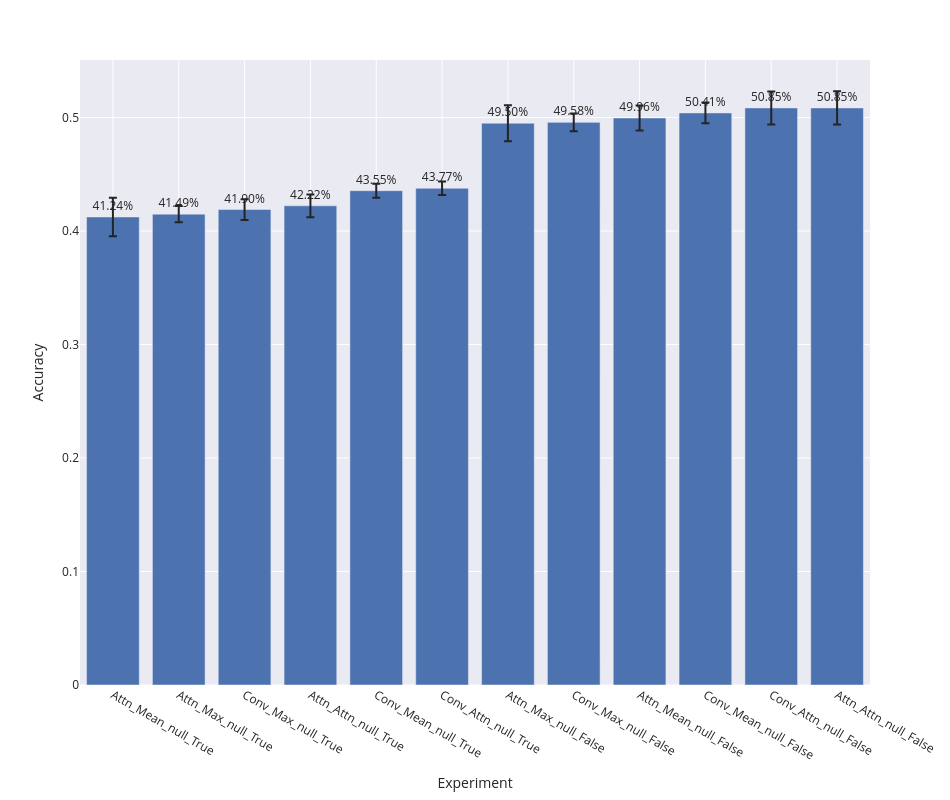

Here is the notebook cell this chart was saved with:
### Code cell
bar_plot(row_wise_metrics_agg, 'accuracy')

### Figure 1 — Plotly figure (JSON) as saved in the notebook; plotly's stock layout.template omitted (floating-point values rounded to 4 significant figures)
{"data": [{"alignmentgroup": "True", "error_y": {"array": [0.01704, 0.007197, 0.009121, 0.009983, 0.006198, 0.005886, 0.01586, 0.007864, 0.01108, 0.009112, 0.01451, 0.01468]}, "hovertemplate": "expr=%{x}<br>accuracy_mean=%{text}<extra></extra>", "legendgroup": "", "marker": {"color": "rgb(76,114,176)", "pattern": {"shape": ""}}, "name": "", "offsetgroup": "", "orientation": "v", "showlegend": false, "text": [0.4124, 0.4149, 0.419, 0.4222, 0.4355, 0.4377, 0.495, 0.4958, 0.4996, 0.5041, 0.5085, 0.5085], "textposition": "outside", "texttemplate": "%{text:.2%}", "type": "bar", "x": ["Attn_Mean_null_True", "Attn_Max_null_True", "Conv_Max_null_True", "Attn_Attn_null_True", "Conv_Mean_null_True", "Conv_Attn_null_True", "Attn_Max_null_False", "Conv_Max_null_False", "Attn_Mean_null_False", "Conv_Mean_null_False", "Conv_Attn_null_False", "Attn_Attn_null_False"], "xaxis": "x", "y": [0.4124, 0.4149, 0.419, 0.4222, 0.4355, 0.4377, 0.495, 0.4958, 0.4996, 0.5041, 0.5085, 0.5085], "yaxis": "y"}], "layout": {"barmode": "group", "height": 800, "legend": {"tracegroupgap": 0}, "margin": {"t": 60}, "width": 950, "xaxis": {"anchor": "y", "domain": [0, 1], "title": {"text": "Experiment"}}, "yaxis": {"anchor": "x", "domain": [0, 1], "title": {"text": "Accuracy"}}}}
